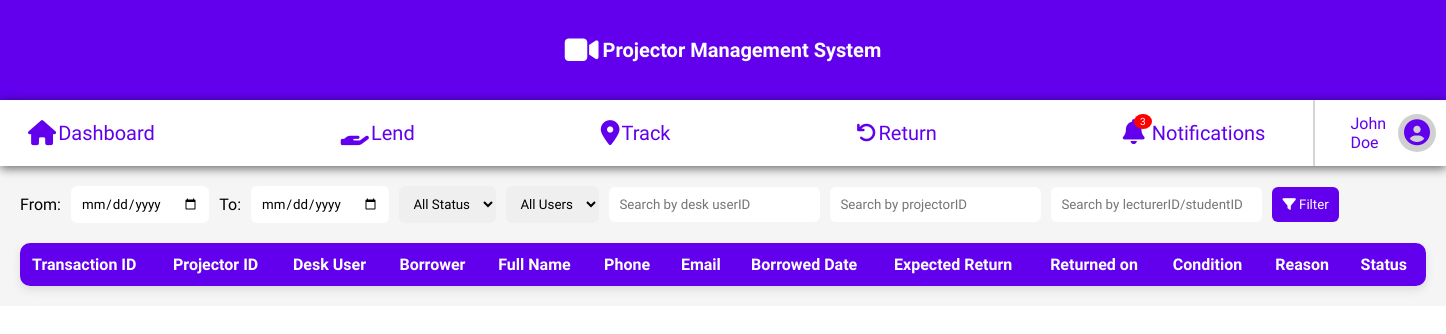
Page /Track.php on the earlier database version.
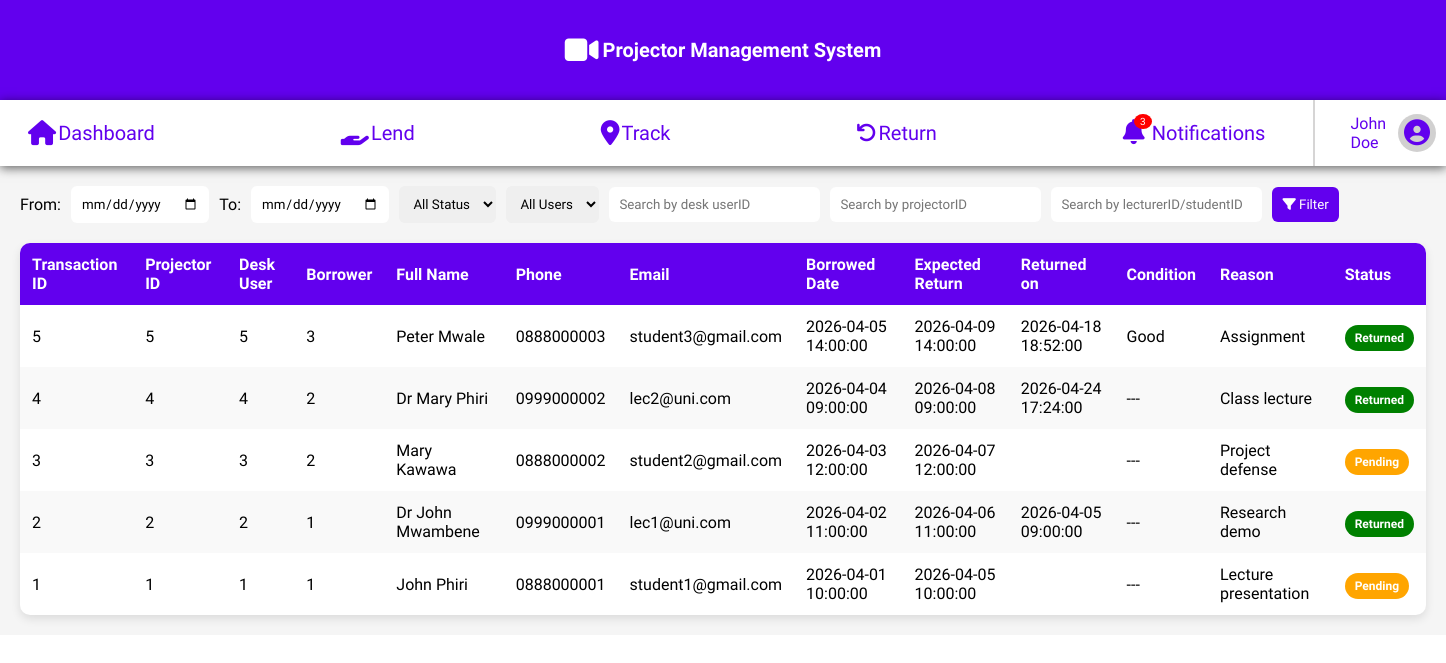
Same page on the later database version.
### tables this page shows
CREATE TABLE IF NOT EXISTS `transactions` (
  `transaction_id` int NOT NULL AUTO_INCREMENT,
  `user_id` int DEFAULT NULL,
  `projector_id` int DEFAULT NULL,
  `student_id` int DEFAULT NULL,
  `lecturer_id` int DEFAULT NULL,
  `borrower_type` enum('student','lecturer') DEFAULT NULL,
  `borrowed_at` datetime NOT NULL,
  `expected_return_at` datetime DEFAULT NULL,
  `returned_at` datetime DEFAULT NULL,
  `projector_condition` enum('good','faulty') DEFAULT NULL,
  `reason` text,
  `status` enum('pending','returned','flagged') DEFAULT 'pending',
  PRIMARY KEY (`transaction_id`),
  KEY `user_id` (`user_id`),
  KEY `projector_id` (`projector_id`),
  KEY `student_id` (`student_id`),
  KEY `lecturer_id` (`lecturer_id`)
);

CREATE TABLE IF NOT EXISTS `students` (
  `student_id` int NOT NULL AUTO_INCREMENT,
  `first_name` varchar(50) NOT NULL,
  `middle_name` varchar(50) DEFAULT NULL,
  `last_name` varchar(50) NOT NULL,
  `dob` date DEFAULT NULL,
  `gender` enum('Male','Female','Other') DEFAULT NULL,
  `phone_number` varchar(20) DEFAULT NULL,
  `home_village` varchar(100) DEFAULT NULL,
  `year_of_study` int DEFAULT NULL,
  `email` varchar(100) DEFAULT NULL,
  `program_of_study` varchar(100) DEFAULT NULL,
  PRIMARY KEY (`student_id`),
  UNIQUE KEY `email` (`email`)
);

CREATE TABLE IF NOT EXISTS `lecturers` (
  `lecturer_id` int NOT NULL AUTO_INCREMENT,
  `first_name` varchar(50) NOT NULL,
  `middle_name` varchar(50) DEFAULT NULL,
  `last_name` varchar(50) NOT NULL,
  `department` varchar(100) DEFAULT NULL,
  `phone_number` varchar(20) DEFAULT NULL,
  `home` varchar(100) DEFAULT NULL,
  `email` varchar(100) DEFAULT NULL,
  PRIMARY KEY (`lecturer_id`),
  UNIQUE KEY `email` (`email`)
);

### Track.php (the view, shortened to what this page needs)
<?php
    require("connection.php");
$whereSQL = "";
    $sql = "
            SELECT
                t.transaction_id,
                t.projector_id,
                t.user_id,
                t.borrower_type,
                t.borrowed_at,
                t.expected_return_at,
                t.returned_at,
                t.projector_condition,
                t.reason,
                t.status,
                s.student_id,
                s.first_name AS student_first,
                s.last_name AS student_last,
                s.phone_number AS student_phone,
                s.email AS student_email,
                l.lecturer_id,
                l.first_name AS lecturer_first,
                l.last_name AS lecturer_last,
                l.phone_number AS lecturer_phone,
                l.email AS lecturer_email
            FROM transactions t
            LEFT JOIN students s ON t.student_id = s.student_id
            LEFT JOIN lecturers l ON t.lecturer_id = l.lecturer_id
            $whereSQL
            ORDER BY t.transaction_id DESC
            ";
$result = $conn->query($sql);
?>
<!DOCTYPE html>
<html lang="en">
<head>
    <link rel="stylesheet" href="css/tracking.css">
</head>
<body>
    <div class="container">
        <div class="tracking-container">
            <form method="GET" class="filters">
                <label>From:</label>
                <input type="date" name="fromDate">
                <label>To:</label>
                <input type="date" name="toDate">
                <select name="status">
                    <option value="">All Status</option>
                </select>
                <select name="userType">
                    <option value="">All Users</option>
                </select>
                <input type="text" name="userID" placeholder="Search by desk userID">
                <input type="text" name="projectorID" placeholder="Search by projectorID">
                <input type="text" name="borrowerID" placeholder="Search by lecturerID/studentID">
                <button type="submit">
                    <i class="fa fa-filter"></i> Filter
                </button>
            </form>
            <div class="table-wrapper">
                <table>
                    <thead>
                        <tr>
                            <th>Transaction ID</th>
                            <th>Projector ID</th>
                            <th>Desk User</th>
                            <th>Borrower</th>
                            <th>Full Name</th>
                            <th>Phone</th>
                            <th>Email</th>
                            <th>Borrowed Date</th>
                            <th>Expected Return</th>
                            <th>Returned on</th>
                            <th>Condition</th>
                            <th>Reason</th>
                            <th>Status</th>
                        </tr>
                    </thead>
                    <tbody id="trackingTable">
                            <?php while ($row = $result->fetch_assoc()) { ?>
                            <?php
                                if ($row['borrower_type'] == 'student') {
                                    $name = $row['student_first'] . " " . $row['student_last'];
                                    $phone = $row['student_phone'];
                                    $email = $row['student_email'];
                                    $borrowerId = $row['student_id'];
                                } else {
                                    $name = $row['lecturer_first'] . " " . $row['lecturer_last'];
                                    $phone = $row['lecturer_phone'];
                                    $email = $row['lecturer_email'];
                                    $borrowerId = $row['lecturer_id'];
                                }
                            ?>
                            <tr>
                                <td><?= $row['transaction_id'] ?></td>
                                <td><?= $row['projector_id'] ?></td>
                                <td><?= $row['user_id'] ?></td>
                                <td><?= $borrowerId ?></td>
                                <td><?= $name ?></td>
                                <td><?= $phone ?></td>
                                <td><?= $email ?></td>
                                <td><?= $row['borrowed_at'] ?></td>
                                <td><?= $row['expected_return_at'] ?></td>
                                <td>
                                    <?php if ($row['status'] !== 'returned') { ?>
                                    <?php } else { ?>
                                        <?= $row['returned_at'] ?>
                                    <?php } ?>
                                </td>
                                <td>
                                    <?= $row['projector_condition'] ? ucfirst($row['projector_condition']) : "---" ?>
                                </td>
                                <td><?= $row['reason'] ?></td>
                                <td>
                                    <span class="status <?= $row['status'] ?>">
                                        <?= ucfirst($row['status']) ?>
                                    </span>
                                </td>
                            </tr>
                            <?php } ?>
                    </tbody>
                </table>
        </div>
        </div>
    </div>
</body>
</html>

### css/tracking.css (style rules this page uses)
.tracking-container { padding: 20px; font-family: "Quicksand", sans-serif; background: #f5f5f5; }
.filters { display: flex; flex-wrap: wrap; align-items: center; gap: 10px; margin-bottom: 20px; }
.filters input, .filters select, .filters button { padding: 10px; border-radius: 6px; border: none; font-family: inherit; }
.filters button { background: #6200ee; color: white; cursor: pointer; }
.table-wrapper { overflow-x: auto; background: white; border-radius: 10px; box-shadow: 0 4px 10px rgba(0,0,0,0.1); }
table { width: 100%; border-collapse: collapse; }
thead { background: #6200ee; color: white; }
th, td { padding: 12px; text-align: left; }
tbody tr:nth-child(even) { background: #f9f9f9; }
.status { padding: 6px 10px; border-radius: 20px; font-size: 12px; color: white; font-weight: bold; }
.status.pending { background: orange; }
.status.returned { background: green; }

### css/navigation.css (style rules this page uses)
body { margin: 0; }
.all-wrapper { display: flex; align-items: center; justify-content: space-between; background-color: #6200ee; flex-wrap: wrap; }
.nav-title { width: 100%; text-align: center; color: white; font-size: 20px; font-weight: 600; padding: 15px; font-family: "Quicksand", sans-serif; margin: 20px 0; display: flex; align-items: center; justify-content: center; gap: 4px; }
.fa-video { font-size: 30px; align-items: center; }
.nav-wrapper { display: flex; align-items: center; justify-content: flex-start; background-color: white; width: 100%; padding: 0 10px; font-family: "Quicksand", sans-serif; gap: 15px; box-shadow: 0 2px 10px rgba(0, 0, 0, 0.621); box-sizing: border-box; }
.tabs { display: flex; gap: 150px; padding-right: 30px; margin-right: 20px; border-right: 2px solid rgba(124, 122, 122, 0.312); font-size: 20px; }
.tabs .fa-solid { align-items: center; font-size: 25px; }
.tabs a { text-align: center; padding: 20px 18px; text-decoration: none; color: #6200ee; font-weight: 500; position: relative; white-space: nowrap; display: flex; align-items: center; gap: 2px; }
.top-bar { display: flex; justify-content: flex-end; align-items: center; color: #6200ee; gap: 12px; margin-left: auto; }
.user-info { font-weight: 500; }
.profile-icon { color: #6200ee; font-size: 26px; text-decoration: none; padding: 6px; border-radius: 50%; background: rgba(184, 182, 182, 0.642); display: flex; align-items: center; justify-content: center; transition: 0.2s; }
.tab-icon { position: relative; display: inline-block; margin-right: 5px; }
.badge { position: absolute; top: -6px; right: -7px; background: red; color: white; font-size: 10px; padding: 2px 6px; border-radius: 50%; }
@media (min-width: 701px) { .tabs { display: flex !important; } }

Differences in the rows shown:
added transactions: transaction_id "5", projector "5", user "5", student.student_id "3", student.last_name "Peter Mwale", student.phone_number "0888000003", student.email "student3@gmail.com", borrowed_at "2026-04-05 14:00:00", expected_return_at "2026-04-09 14:00:00", returned_at "2026-04-18 18:52:00", projector_condition "Good", reason "Assignment", status "Returned"
added transactions: transaction_id "4", projector "4", user "4", lecturer.lecturer_id "2", lecturer.last_name "Dr Mary Phiri", lecturer.phone_number "0999000002", lecturer.email "lec2@uni.com", borrowed_at "2026-04-04 09:00:00", expected_return_at "2026-04-08 09:00:00", returned_at "2026-04-24 17:24:00", reason "Class lecture", status "Returned"
added transactions: transaction_id "3", projector "3", user "3", student.student_id "2", student.last_name "Mary Kawawa", student.phone_number "0888000002", student.email "student2@gmail.com", borrowed_at "2026-04-03 12:00:00", expected_return_at "2026-04-07 12:00:00", reason "Project defense", status "Pending"
added transactions: transaction_id "2", projector "2", user "2", lecturer.lecturer_id "1", lecturer.last_name "Dr John Mwambene", lecturer.phone_number "0999000001", lecturer.email "lec1@uni.com", borrowed_at "2026-04-02 11:00:00", expected_return_at "2026-04-06 11:00:00", returned_at "2026-04-05 09:00:00", reason "Research demo", status "Returned"
added transactions: transaction_id "1", projector "1", user "1", student.student_id "1", student.last_name "John Phiri", student.phone_number "0888000001", student.email "student1@gmail.com", borrowed_at "2026-04-01 10:00:00", expected_return_at "2026-04-05 10:00:00", reason "Lecture presentation", status "Pending"
